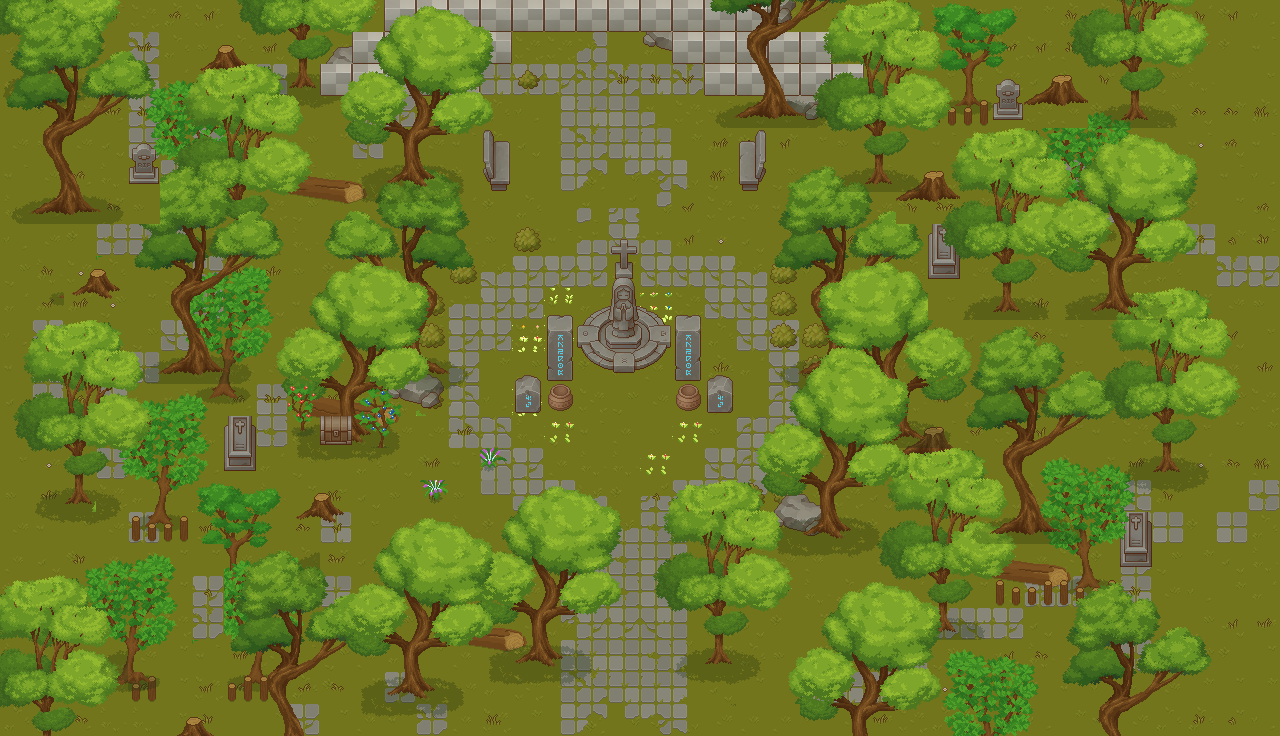

Below is a game level as drawn by its tile map, then a one-line description and the .tmx that defines it (tile-layer data replaced by summaries):
An orthogonal 40x23 tile map with 32x32 px tiles, 10 tile layers (Grass, Path, Plants, Fields, ...), 3 hidden layers not drawn, 4 tilesets.

<map version="1.10" tiledversion="1.11.2" orientation="orthogonal" renderorder="right-down" width="40" height="23" tilewidth="32" tileheight="32" infinite="0" nextlayerid="15" nextobjectid="17">
 <tileset firstgid="1" name="TX Tileset Grass" tilewidth="32" tileheight="32" tilecount="64" columns="8">
  <image source="..\Pixel Art Top Down - Basic v1.1.2\Texture\TX Tileset Grass.png" width="256" height="256" />
 </tileset>
 <tileset firstgid="65" name="TX Plant" tilewidth="32" tileheight="32" tilecount="256" columns="16">
  <image source="..\Pixel Art Top Down - Basic v1.1.2\Texture\TX Plant.png" width="512" height="512" />
 </tileset>
 <tileset firstgid="321" name="assets" tilewidth="32" tileheight="32" tilecount="432" columns="16">
  <image source="..\summer_plains_v1.0_standard\assets.png" width="512" height="864" />
 </tileset>
 <tileset firstgid="753" name="TX Props" tilewidth="32" tileheight="32" tilecount="256" columns="16">
  <image source="..\Pixel Art Top Down - Basic v1.1.2\Texture\TX Props.png" width="512" height="512" />
 </tileset>
 <layer id="1" name="Grass" width="40" height="23">
  <data>[920 cells, 920 non-empty, 16 distinct tile ids]</data>
 </layer>
 <layer id="2" name="Path" width="40" height="23">
  <data>[920 cells, 164 non-empty, 25 distinct tile ids]</data>
 </layer>
 <layer id="3" name="Plants" width="40" height="23">
  <data>[920 cells, 181 non-empty, 20 distinct tile ids]</data>
 </layer>
 <layer id="4" name="Fields" width="40" height="23">
  <data>[920 cells, 22 non-empty, 17 distinct tile ids]</data>
 </layer>
 <layer id="5" name="Fields2" width="40" height="23">
  <data>[920 cells, 97 non-empty, 50 distinct tile ids]</data>
 </layer>
 <layer id="9" name="Bush " width="40" height="23">
  <data>[920 cells, 59 non-empty, 17 distinct tile ids]</data>
 </layer>
 <layer id="6" name="Bush2" width="40" height="23">
  <data>[920 cells, 399 non-empty, 172 distinct tile ids]</data>
 </layer>
 <layer id="10" name="Mountaincave" width="40" height="23">
  <data>[920 cells, 41 non-empty, 2 distinct tile ids]</data>
 </layer>
 <layer id="7" name="Bush3" width="40" height="23">
  <data>[920 cells, 347 non-empty, 108 distinct tile ids]</data>
 </layer>
 <layer id="8" name="Bush4" width="40" height="23">
  <data>[920 cells, 300 non-empty, 99 distinct tile ids]</data>
 </layer>
 <layer id="13" name="Colisao" width="40" height="23" visible="0">
  <data>[920 cells, 66 non-empty, 1 distinct tile ids]</data>
 </layer>
 <layer id="11" name="Transicao 2" width="40" height="23" visible="0">
  <data>[920 cells, 13 non-empty, 5 distinct tile ids]</data>
 </layer>
 <layer id="14" name="Transicao 1" width="40" height="23" visible="0">
  <data>[920 cells, 5 non-empty, 1 distinct tile ids]</data>
 </layer>
</map>
